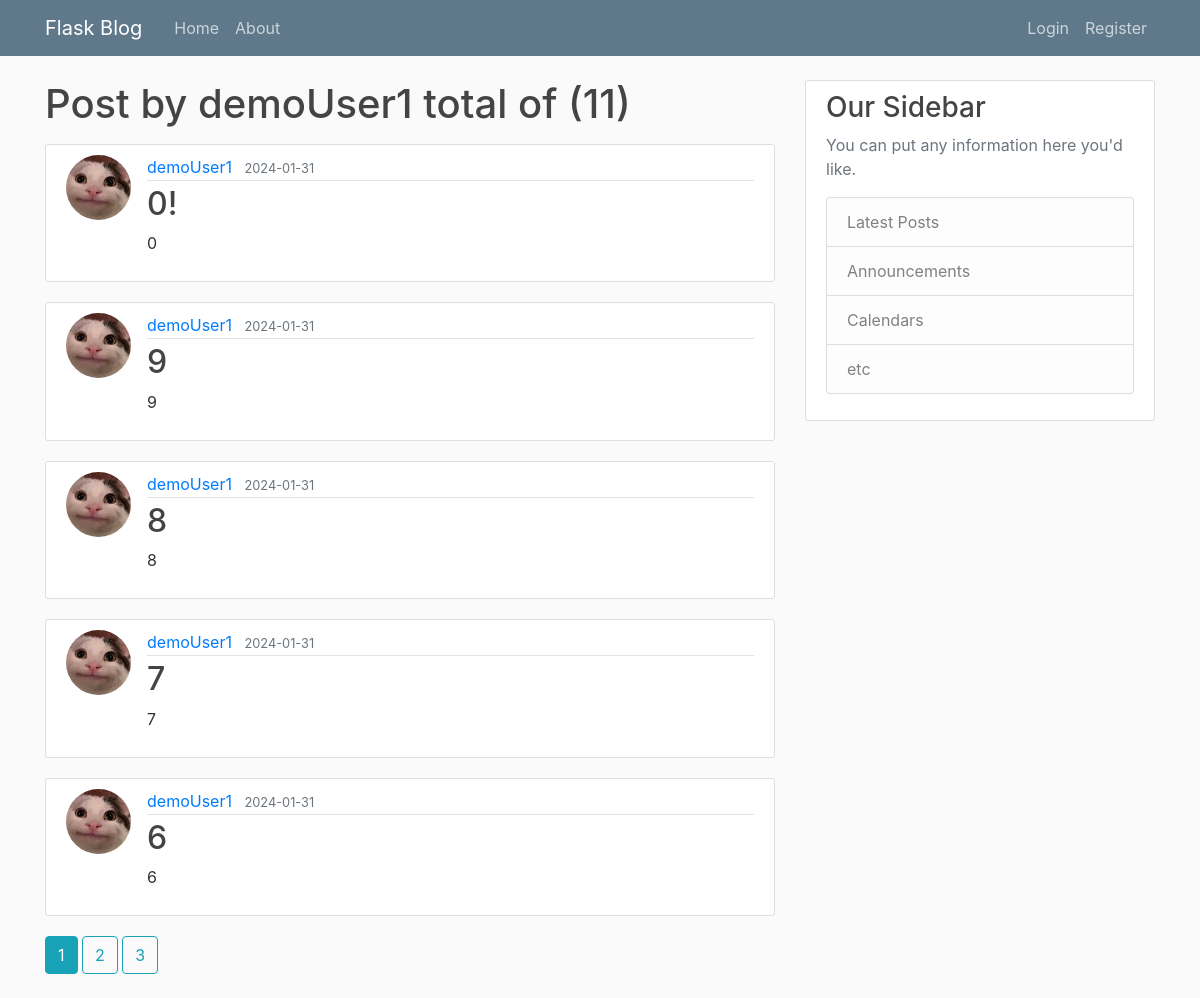
/user/demoUser1, run on the app's committed database.
### flaskblog/models.py (models this page shows, shortened)
class User(db.Model, UserMixin):
    id = db.Column(db.Integer, primary_key=True)
    username = db.Column(db.String(20), unique=True, nullable=False)
    email = db.Column(db.String(120), unique=True, nullable=False)
    image_file = db.Column(db.String(20), nullable=False, default='default.jpg')
    password = db.Column(db.String(60), nullable=False)
    posts = db.relationship('Post', backref='author', lazy=True)

class Post(db.Model):
    id = db.Column(db.Integer, primary_key=True)
    title = db.Column(db.String(100), nullable=False)
    date_posted = db.Column(db.DateTime, nullable=False, default=datetime.utcnow)
    content = db.Column(db.Text, nullable=False)
    user_id = db.Column(db.Integer, db.ForeignKey('user.id'), nullable=False)

### flaskblog/users/routes.py (the view)
@users.route("/user/<string:username>")
def user_posts(username):
    page = request.args.get('page', 1, type=int)
    user = User.query.filter_by(username=username).first_or_404()
    posts = Post.query.filter_by(author=user).order_by(Post.date_posted.desc()).paginate(page=page, per_page=5)
    return render_template('/user_posts.html', posts=posts, user=user)

### flaskblog/templates/user_posts.html
{% extends "layout.html" %}
{% block content %}
    <h1 class="mb-3">Post by {{ user.username }} total of ({{ posts.total }})</h1>
    {% for post in posts.items %}
        <article class="media content-section">
            <img class="rounded-circle article-img"
                src="{{ url_for('static', filename='profile_pics/' + post.author.image_file) }}">
            <div class="media-body">
            <div class="article-metadata">
                <a class="mr-2" href="{{ url_for('users.user_posts', username=post.author.username) }}">{{ post.author.username }}</a>
                <small class="text-muted">{{ post.date_posted.strftime('%Y-%m-%d') }}</small>
            </div>
            <h2><a class="article-title" href="{{ url_for('posts.post', post_id=post.id) }}">{{ post.title }}</a></h2>
            <p class="article-content">{{ post.content }}</p>
            </div>
        </article>
    {% endfor %}
    {% for page_num in posts.iter_pages(left_edge=1, right_edge=1, left_current=1, right_current=2) %}
        {% if page_num %}
            {% if posts.page == page_num %}
                <a class="btn btn-info mb-4" href="{{ url_for('users.user_posts', username=user.username, page=page_num) }}">{{ page_num }}</a>
            {% else %}
                <a class="btn btn-outline-info mb-4" href="{{ url_for('users.user_posts', username=user.username, page=page_num) }}">{{ page_num }}</a>
            {% endif %}
        {% else %}
            ...
        {% endif %}
    {% endfor %}
{% endblock content %}

### flaskblog/static/main.css (style rules this page uses)
body { background: #fafafa; color: #333333; margin-top: 5rem; }
h1, h2, h3, h4, h5, h6 { color: #444444; }
.content-section { background: #ffffff; padding: 10px 20px; border: 1px solid #dddddd; border-radius: 3px; margin-bottom: 20px; }
.article-title { color: #444444; }
.article-content { white-space: pre-line; }
.article-img { height: 65px; width: 65px; margin-right: 16px; }
.article-metadata { padding-bottom: 1px; margin-bottom: 4px; border-bottom: 1px solid #e3e3e3 }

### data on the page
User: username "demoUser1"
Post: image_file (picture), author.username "demoUser1", date_posted "2024-01-31", title "0!", content "0"
Post: image_file (picture), author.username "demoUser1", date_posted "2024-01-31", title "9", content "9"
Post: image_file (picture), author.username "demoUser1", date_posted "2024-01-31", title "8", content "8"
Post: image_file (picture), author.username "demoUser1", date_posted "2024-01-31", title "7", content "7"
Post: image_file (picture), author.username "demoUser1", date_posted "2024-01-31", title "6", content "6"

### other printed values
{{ posts.total }} "11"
{{ page_num }} "1"
{{ page_num }} "2" "3"
